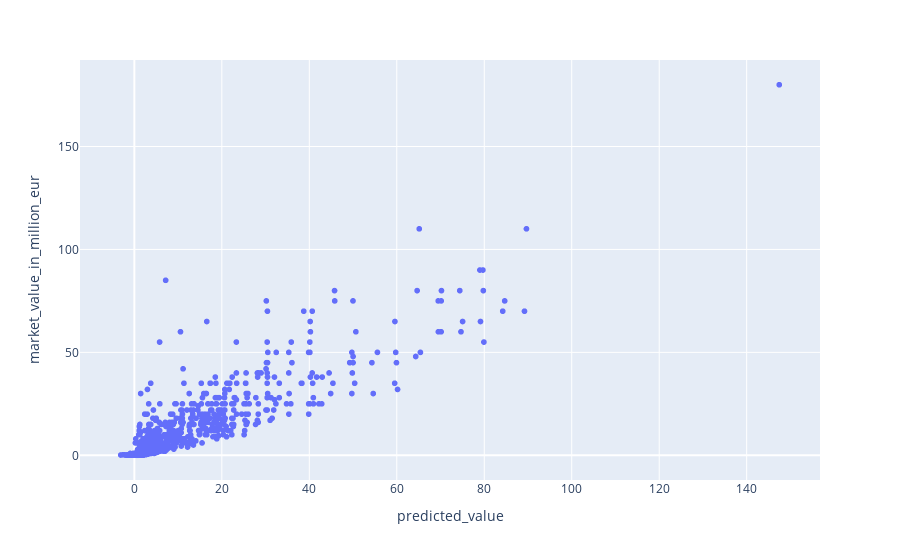

The notebook cell this image was saved under:
### Code cell
train_df = pdf_mvp[pdf_mvp["year"] < test_start]
test_df = pdf_mvp[pdf_mvp["year"] == test_start]

predicted_dfs, regressor, y_test = predict_future_values(
    train_df,
    test_df,
    prediction_years=[2023, 2024, 2025, 2026, 2027, 2028, 2029, 2030, 2031, 2032, 2033, 2034, 2035, 2036, 2037, 2038],
    features=features
)

forecast_df = pd.concat(predicted_dfs, ignore_index=True)

### Figure 1 — Plotly figure (JSON) as saved in the notebook; plotly's stock layout.template omitted (floating-point values rounded to 4 significant figures; data arrays with more than 128 entries replaced by an {"elided": "..."} marker saying what was removed)
{"data": [{"customdata": {"elided": "1317x2 mixed values"}, "hovertemplate": "predicted_value=%{x}<br>market_value_in_million_eur=%{y}<br>name=%{customdata[0]}<br>age=%{customdata[1]}<extra></extra>", "legendgroup": "", "marker": {"color": "#636efa", "symbol": "circle"}, "mode": "markers", "name": "", "showlegend": false, "type": "scattergl", "x": {"elided": "1317 float values"}, "xaxis": "x", "y": {"elided": "1317 float values"}, "yaxis": "y"}], "layout": {"legend": {"tracegroupgap": 0}, "margin": {"t": 60}, "xaxis": {"anchor": "y", "domain": [0, 1], "title": {"text": "predicted_value"}}, "yaxis": {"anchor": "x", "domain": [0, 1], "title": {"text": "market_value_in_million_eur"}}}}
